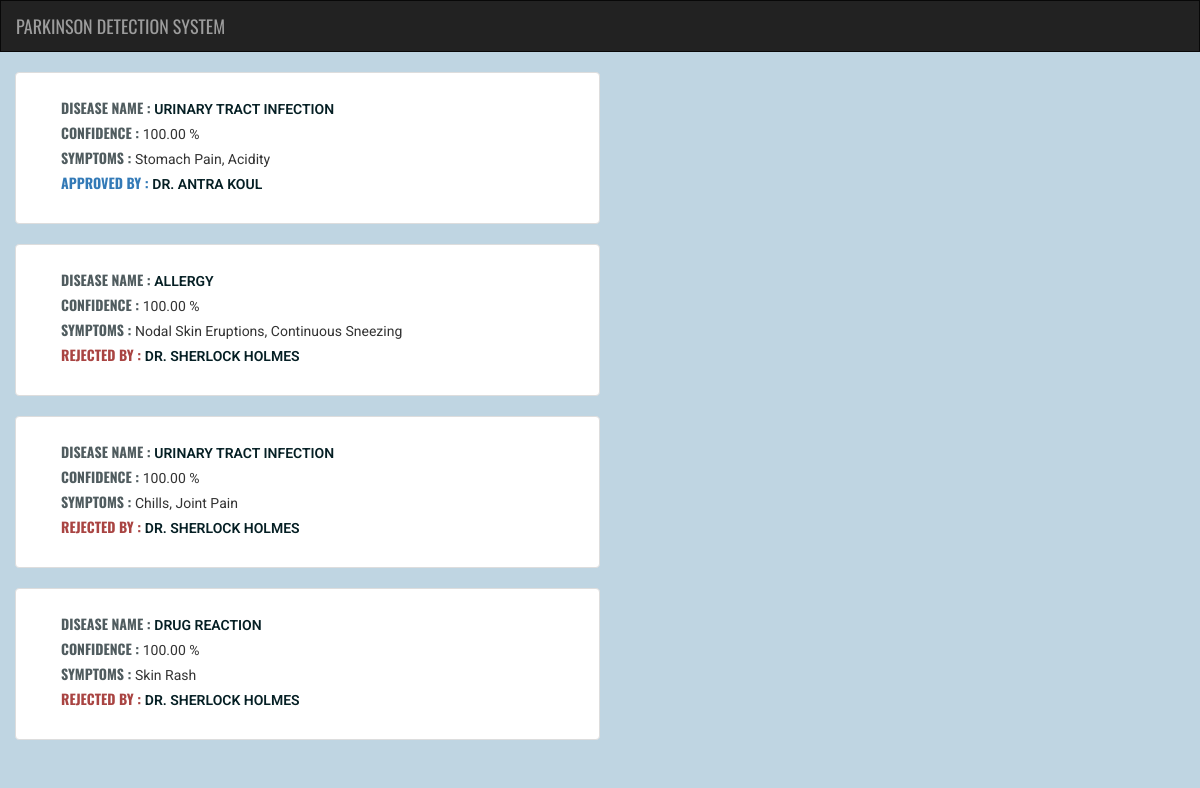
Page /predict/history/ (signed in) on the committed database.
### predict/models.py (models this page shows, shortened)
class PredictedDiseaseModel(models.Model):
    predict_model = models.ForeignKey(PredictModel, on_delete=models.CASCADE)
    disease_name = models.CharField(max_length=100)
    prediction_confidence = models.DecimalField(
        validators=(MinValueValidator(Decimal(00.00)), MaxValueValidator(Decimal(100.00))),
        max_digits=5, decimal_places=2, max_length=5, default=00.00)
    is_approved = models.BooleanField(default=False)
    approved_by = models.CharField(max_length=100, default='', blank=True, null=True)
    rejected_by = models.CharField(max_length=100, default='', blank=True, null=True)

class PredictModel(models.Model):
    Symptoms = [
        ('itching', 'Itching'),
        ('skin_rash', 'Skin Rash'),
        ('nodal_skin_eruptions', 'Nodal Skin Eruptions'),
        ('continuous_sneezing', 'Continuous Sneezing'),
        ('shivering', 'Shivering'),
        ('chills', 'Chills'),
        ('joint_pain', 'Joint Pain'),
        ('stomach_pain', 'Stomach Pain'),
        ('acidity', 'Acidity'),
        ('ulcers_on_tongue', 'Uclers On Tongue'),
        ('muscle_wasting', 'muscle_wasting'),
        ('vomiting', 'Vomiting'),
        ('burning_micturition', 'Burning Micturition'),
        ('spotting_urination', 'Spotting Urination'),
        ('fatigue', 'Fatigue'),
        ('weight_gain', 'Weight Gain'),
        ('anxiety', 'Anxiety'),
        ('cold_hands_and_feets', 'Cold Hands And Feets'),
        ('mood_swings', 'Mood Swings'),
        ('weight_loss', 'Weight Loss'),
        ('restlessness', 'Relentlessness'),
        ('lethargy', 'Lethargy'),
        ('patches_in_throat', 'Patches In Throat'),
        ('irregular_sugar_level', 'Irregular Sugar Level'),
        ('cough', 'Cough'),
        ('high_fever', 'High Fever'),
        ('sunken_eyes', 'Sunken Eyes'),
        ('breathlessness', 'Breathlessness'),
        ('sweating', 'Sweating'),
        ('dehydration', 'Dehydration'),
        ('indigestion', 'Indigestion'),
        ('headache', 'Headache'),
        ('yellowish_skin', 'Yellowish Skin'),
        ('dark_urine', 'Dark Urine'),
        ('nausea', 'Nausea'),
        ('loss_of_appetite', 'Loss of Appetite'),
        ('pain_behind_the_eyes', 'Pain Behind the Eyes'),
        ('back_pain', 'Back Pain'),
        ('constipation', 'Constipation'),
        ('abdominal_pain', 'Abdominal Pain'),
        ('diarrhoea', 'Diarrhoea'),
        ('mild_fever', 'Mild Fever'),
        ('yellow_urine', 'Yellow Urine'),
        ('yellowing_of_eyes', 'Yellowing of Eyes'),
        ('acute_liver_failure', 'Actuate Liver Failure'),
        ('fluid_overload', 'Fluid Overload'),
        ('swelling_of_stomach', 'Swelling of Stomach'),
        ('swelled_lymph_nodes', 'Swelled Lymph Nodes'),
        ('malaise', 'Malaise'),
        ('blurred_and_distorted_vision', 'Blurred and Distorted Vision'),
        ('phlegm', 'Phlegm'),
        ('throat_irritation', 'Throat Irritation'),
        ('redness_of_eyes', 'Redness of Eyes'),
        ('sinus_pressure', 'Sinus Pressure'),
        ('runny_nose', 'Runny Nose'),
        ('congestion', 'Congestion'),
        ('chest_pain', 'Chest Pain'),
        ('weakness_in_limbs', 'Weakness in Limbs'),
        ('fast_heart_rate', 'Fast Heart Rate'),
        ('pain_during_bowel_movements', 'Pain during Bowel Movements'),
        ('pain_in_anal_region', 'Pain in Anal Region'),
        ('bloody_stool', 'Bloody Stool'),
        ('irritation_in_anus', 'Irritation in Anus'),
        ('neck_pain', 'Neck Pain'),
        ('dizziness', 'Dizziness'),
        ('cramps', 'Cramps'),
        ('bruising', 'Bruising'),
        ('obesity', 'Obesity'),
        ('swollen_legs', 'Swollen Legs'),
        ('swollen_blood_vessels', 'Swollen Blood Vessels'),
        ('puffy_face_and_eyes', 'Puffy Face and Eyes'),
        ('enlarged_thyroid', 'Enlarged Thyroid'),
        ('brittle_nails', 'Brittle Nails'),
        ('swollen_extremeties', 'Swollen Extremeties'),
        ('excessive_hunger', 'Excessive Hunger'),
        ('extra_marital_contacts', 'Extra Marital Contacts'),
        ('drying_and_tingling_lips', 'Drying and Tingling Lips'),
        ('slurred_speech', 'Slurred Speech'),
        ('knee_pain', 'Knee Pain'),
        ('hip_joint_pain', 'Hip Joint Pain'),
        ('muscle_weakness', 'Muscle Weakness'),
        ('stiff_neck', 'Stiff Neck'),
        ('swelling_joints', 'Swelling Joints'),
        ('movement_stiffness', 'Movement Stiffness'),
        ('spinning_movements', 'Spinning Movements'),
        ('loss_of_balance', 'Loss of Balance'),
        ('unsteadiness', 'Unsteadiness'),
        ('weakness_of_one_body_side', 'Weakness of One Body Side'),
        ('loss_of_smell', 'Loss of Smell'),
        ('bladder_discomfort', 'Bladder Discomfort'),
        ('foul_smell_of_urine', 'Foul Smell of Urine'),
        ('continuous_feel_of_urine', 'Continuous Feel of Urine'),
        ('passage_of_gases', 'Passage of Gases'),
        ('internal_itching', 'Internal Itching'),
        ('toxic_look_(typhos)', 'Toxic Look (Typhos)'),
        ('depression', 'Depression'),
        ('irritability', 'Irritability'),
        ('muscle_pain', 'Muscle Pain'),
        ('altered_sensorium', 'Altered Sensorium'),
        ('red_spots_over_body', 'Red Spots Over Body'),
        ('belly_pain', 'Belly Pain'),
        ('abnormal_menstruation', 'Abnormal Menstruation'),
        ('dischromic_patches', 'Dischromic Patches'),
        ('watering_from_eyes', 'Watering from Eyes'),
        ('increased_appetite', 'Increased Appetite'),
        ('polyuria', 'Polyuria'),
        ('family_history', 'Family History'),
        ('mucoid_sputum', 'Mucoid Sputum'),
        ('rusty_sputum', 'Rusty Sputum'),
        ('lack_of_concentration', 'Lack of Concentration'),
        ('visual_disturbances', 'Visual Disturbances'),
        ('receiving_blood_transfusion', 'Receiving Blood Transfusion'),
        ('receiving_unsterile_injections', 'Receiving Un-sterile Injections'),
        ('coma', 'Coma'),
        ('stomach_bleeding', 'Stomach Bleeding'),
        ('distention_of_abdomen', 'Distention of Abdomen'),
        ('history_of_alcohol_consumption', 'History of Alcohol Consumption'),
        ('fluid_overload', 'Fluid Overload'),
        ('blood_in_sputum', 'Blood in Sputum'),
        ('prominent_veins_on_calf', 'Prominent Veins on Calf'),
        ('palpitations', 'Palpitations'),
        ('painful_walking', 'Painful Walking'),
        ('pus_filled_pimples', 'Pus filled Pimples'),
        ('blackheads', 'Blackheads'),
        ('scurring', 'Scurring'),
        ('skin_peeling', 'Skin Peeling'),
        ('silver_like_dusting', 'Silver like Dusting'),
        ('small_dents_in_nails', 'Small Dents in Nails'),
        ('inflammatory_nails', 'Inflammatory Nails'),
        ('blister', 'Blister'),
        ('red_sore_around_nose', 'Red Sore around Nose'),
        ('yellow_crust_ooze', 'Yellow Crust Ooze'),
    ]
    Symptoms.sort(key=lambda x: x[0])
    patient_username = models.CharField(max_length=100, default='anonymous')
    patient_name = models.CharField(max_length=100, default='Anonymous')
    symptoms = MultiSelectField(choices=Symptoms, default=Symptoms[0])

### predict/views.py (the view, shortened to what this page needs)
# urls.py: path('history/', views.history, name="history"),
def history(request):
    data = list()
    models = PredictModel.objects.filter(patient_username=request.user.username).order_by('-id').values_list()
    print(f'------------ history models of type = {type(models)} = {str(models)}')
    for single in models:
        disease_model = PredictedDiseaseModel.objects.get(pk=single[0])
        if disease_model.is_approved:
            if disease_model.approved_by is not None and disease_model.approved_by != '':
                my_dict = {
                    'disease_name': disease_model.disease_name,
                    'confidence': disease_model.prediction_confidence,
                    'symptoms': single[3],
                    'approved_by': disease_model.approved_by,
                    'key': 2,
                }
            else:
                my_dict = {
                    'disease_name': disease_model.disease_name,
                    'confidence': disease_model.prediction_confidence,
                    'symptoms': single[3],
                    'rejected_by': disease_model.rejected_by,
                    'key': 3,
                }
        data.append(my_dict)
        print(f'------ dict = {my_dict}')
    return render(request, 'predict/history.html', {'data': data, })

### predict/templates/predict/history.html (shortened to what this page needs)
{% extends 'predict/base.html' %}
{% block body %}
<div class="container">
	{% for single in data %}
	<div class="row justify-content-center">
		<div class="thumbnail col-md-6 m-md-auto">
			<span><label class="approvals-label">Disease Name :&nbsp;</label><span class="name">{{ single.disease_name }}</span></span><br>
			<span><label class="approvals-label">Confidence :&nbsp;</label><span class="non-name">{{ single.confidence }} %</span></span><br>
		  <span><label class="approvals-label">Symptoms :&nbsp;</label><span class="non-name">{{ single.symptoms }}</span></span><br>
		  {% if single.key == 1 %}
		  	<span><label class="approvals-label">Approval :&nbsp;</label><span class="name">Pending...</span></span>
		  {% elif single.key == 2 %}
				<span><label class="text-primary">Approved By :&nbsp;</label><span class="name">{{ single.approved_by }}</span></span>
		  {% elif single.key == 3 %}
				<span><label class="text-danger">Rejected By :&nbsp;</label><span class="name">{{ single.rejected_by }}</span></span>
		  {% endif %}
		  <br>
		</div>
	</div>
	{% endfor %}
</div>
{% endblock %}

### predict/static/predict/style.css (style rules this page uses)
body { background-size: cover; background-repeat: no-repeat; background-color: #BFD5E2; }
.thumbnail { z-index: 10; padding: 2.5rem 4.5rem; font-family: 'Oswald', sans-serif; text-transform: uppercase; }
.name { color: #051F24; text-transform: uppercase; font-family: 'Roboto', sans-serif; font-weight: 600; }
.non-name { text-transform: capitalize; font-family: 'Roboto', sans-serif; }
.approvals-label { color: #505C5F; }

### rows in the picture
PredictedDiseaseModel: disease_name "URINARY TRACT INFECTION", confidence "100.00", approved_by "DR. ANTRA KOUL"
PredictModel: symptoms "Stomach Pain, Acidity"
PredictedDiseaseModel: disease_name "ALLERGY", confidence "100.00", rejected_by "DR. SHERLOCK HOLMES"
PredictModel: symptoms "Nodal Skin Eruptions, Continuous Sneezing"
PredictedDiseaseModel: disease_name "URINARY TRACT INFECTION", confidence "100.00", rejected_by "DR. SHERLOCK HOLMES"
PredictModel: symptoms "Chills, Joint Pain"
PredictedDiseaseModel: disease_name "DRUG REACTION", confidence "100.00", rejected_by "DR. SHERLOCK HOLMES"
PredictModel: symptoms "Skin Rash"
